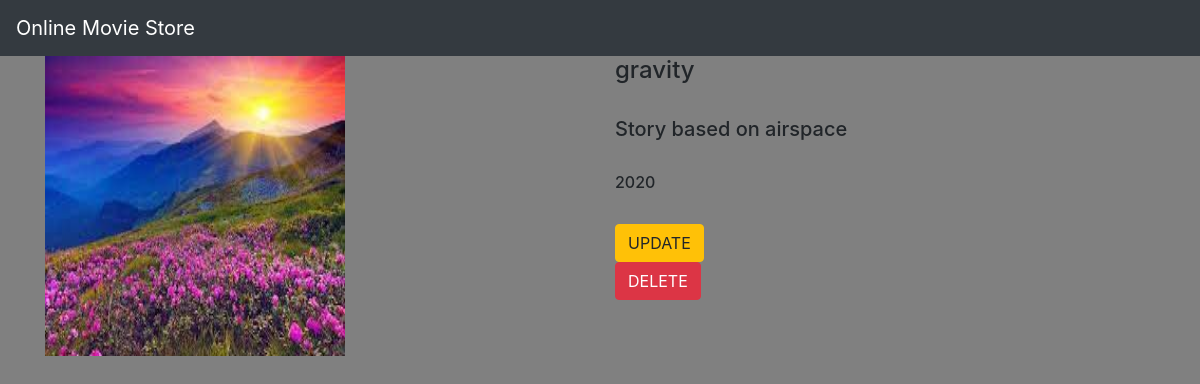
The app's page /movie/2/ with its own data.
### movapp/models.py (models this page shows)
class Movie(models.Model):
    name=models.CharField(max_length=258)
    desc=models.TextField()
    year=models.IntegerField()
    img=models.ImageField(upload_to='gallery')

### movapp/views.py (the view)
# urls.py: path('movie/<int:movie_id>/', views.detail, name='detail'),
def detail(request, movie_id):
    movie = Movie.objects.get(id=movie_id)
    return render(request, 'detail.html', {'movie': movie})

### templates/detail.html
{% extends 'base.html' %}
{% block body %}
<div class="container" xmlns="http://www.w3.org/1999/html">
    <div class="row">
        <div class="col-md-6">
            <img src="{{movie.img.url}}" width="300" height="300">
        </div>
        <div class="col-md-6">
            <h4>{{movie.name}}</h4><br>
            <h5>{{movie.desc}}</h5><br>
            <h6>{{movie.year}}</h6><br>
            <a class="btn btn-warning" href="{% url 'movapp:update' movie.id %}">UPDATE</a><br>
            <a class="btn btn-danger" href="{% url 'movapp:delete' movie.id %}">DELETE</a><br>
        </div>
    </div>
</div>
{% endblock %}

### static/style.css (style rules this page uses)
body { background-color:Gray; }

### records on screen
Movie: img (picture), name "gravity", desc "Story based on airspace", year "2020"
